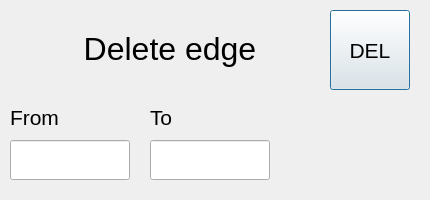
<?xml version="1.0" encoding="UTF-8"?>
<ui version="4.0">
 <class>DeleteEdgeWindow</class>
 <widget class="QDialog" name="DeleteEdgeWindow">
  <property name="geometry">
   <rect>
    <x>0</x>
    <y>0</y>
    <width>430</width>
    <height>200</height>
   </rect>
  </property>
  <property name="windowTitle">
   <string>Dialog</string>
  </property>
  <widget class="QLineEdit" name="fromLine">
   <property name="geometry">
    <rect>
     <x>10</x>
     <y>140</y>
     <width>120</width>
     <height>40</height>
    </rect>
   </property>
   <property name="font">
    <font>
     <pointsize>16</pointsize>
    </font>
   </property>
  </widget>
  <widget class="QLineEdit" name="toLine">
   <property name="geometry">
    <rect>
     <x>150</x>
     <y>140</y>
     <width>120</width>
     <height>40</height>
    </rect>
   </property>
   <property name="font">
    <font>
     <pointsize>16</pointsize>
    </font>
   </property>
  </widget>
  <widget class="QPushButton" name="delEdgeBtn">
   <property name="geometry">
    <rect>
     <x>330</x>
     <y>10</y>
     <width>80</width>
     <height>80</height>
    </rect>
   </property>
   <property name="font">
    <font>
     <pointsize>16</pointsize>
    </font>
   </property>
   <property name="text">
    <string>DEL</string>
   </property>
  </widget>
  <widget class="QLabel" name="toLabel">
   <property name="geometry">
    <rect>
     <x>150</x>
     <y>90</y>
     <width>120</width>
     <height>40</height>
    </rect>
   </property>
   <property name="font">
    <font>
     <pointsize>16</pointsize>
    </font>
   </property>
   <property name="text">
    <string>To</string>
   </property>
   <property name="alignment">
    <set>Qt::AlignBottom|Qt::AlignLeading|Qt::AlignLeft</set>
   </property>
  </widget>
  <widget class="QLabel" name="windowTitleLabel">
   <property name="geometry">
    <rect>
     <x>20</x>
     <y>19</y>
     <width>300</width>
     <height>60</height>
    </rect>
   </property>
   <property name="font">
    <font>
     <pointsize>24</pointsize>
    </font>
   </property>
   <property name="text">
    <string>Delete edge</string>
   </property>
   <property name="alignment">
    <set>Qt::AlignCenter</set>
   </property>
  </widget>
  <widget class="QLabel" name="fromLabel">
   <property name="geometry">
    <rect>
     <x>10</x>
     <y>90</y>
     <width>120</width>
     <height>40</height>
    </rect>
   </property>
   <property name="font">
    <font>
     <pointsize>16</pointsize>
    </font>
   </property>
   <property name="text">
    <string>From</string>
   </property>
   <property name="alignment">
    <set>Qt::AlignBottom|Qt::AlignLeading|Qt::AlignLeft</set>
   </property>
  </widget>
 </widget>
 <resources/>
 <connections/>
</ui>
